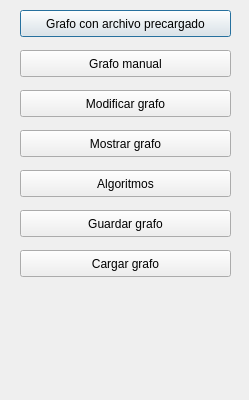
<?xml version="1.0" encoding="UTF-8"?>
<ui version="4.0">
 <class>Menu</class>
 <widget class="QDialog" name="Menu">
  <property name="geometry">
   <rect>
    <x>0</x>
    <y>0</y>
    <width>249</width>
    <height>400</height>
   </rect>
  </property>
  <property name="mouseTracking">
   <bool>false</bool>
  </property>
  <property name="windowTitle">
   <string>Dialog</string>
  </property>
  <property name="autoFillBackground">
   <bool>false</bool>
  </property>
  <widget class="QPushButton" name="testFile">
   <property name="geometry">
    <rect>
     <x>20</x>
     <y>10</y>
     <width>211</width>
     <height>27</height>
    </rect>
   </property>
   <property name="text">
    <string>Grafo con archivo precargado</string>
   </property>
  </widget>
  <widget class="QPushButton" name="manual">
   <property name="geometry">
    <rect>
     <x>20</x>
     <y>50</y>
     <width>211</width>
     <height>27</height>
    </rect>
   </property>
   <property name="text">
    <string>Grafo manual</string>
   </property>
  </widget>
  <widget class="QPushButton" name="modify">
   <property name="geometry">
    <rect>
     <x>20</x>
     <y>90</y>
     <width>211</width>
     <height>27</height>
    </rect>
   </property>
   <property name="text">
    <string>Modificar grafo</string>
   </property>
  </widget>
  <widget class="QPushButton" name="showModify">
   <property name="geometry">
    <rect>
     <x>20</x>
     <y>130</y>
     <width>211</width>
     <height>27</height>
    </rect>
   </property>
   <property name="text">
    <string>Mostrar grafo</string>
   </property>
  </widget>
  <widget class="QPushButton" name="algorithms">
   <property name="geometry">
    <rect>
     <x>20</x>
     <y>170</y>
     <width>211</width>
     <height>27</height>
    </rect>
   </property>
   <property name="text">
    <string>Algoritmos</string>
   </property>
  </widget>
  <widget class="QPushButton" name="save">
   <property name="geometry">
    <rect>
     <x>20</x>
     <y>210</y>
     <width>211</width>
     <height>27</height>
    </rect>
   </property>
   <property name="text">
    <string>Guardar grafo</string>
   </property>
  </widget>
  <widget class="QPushButton" name="load">
   <property name="geometry">
    <rect>
     <x>20</x>
     <y>250</y>
     <width>211</width>
     <height>27</height>
    </rect>
   </property>
   <property name="text">
    <string>Cargar grafo</string>
   </property>
  </widget>
 </widget>
 <resources/>
 <connections/>
</ui>
